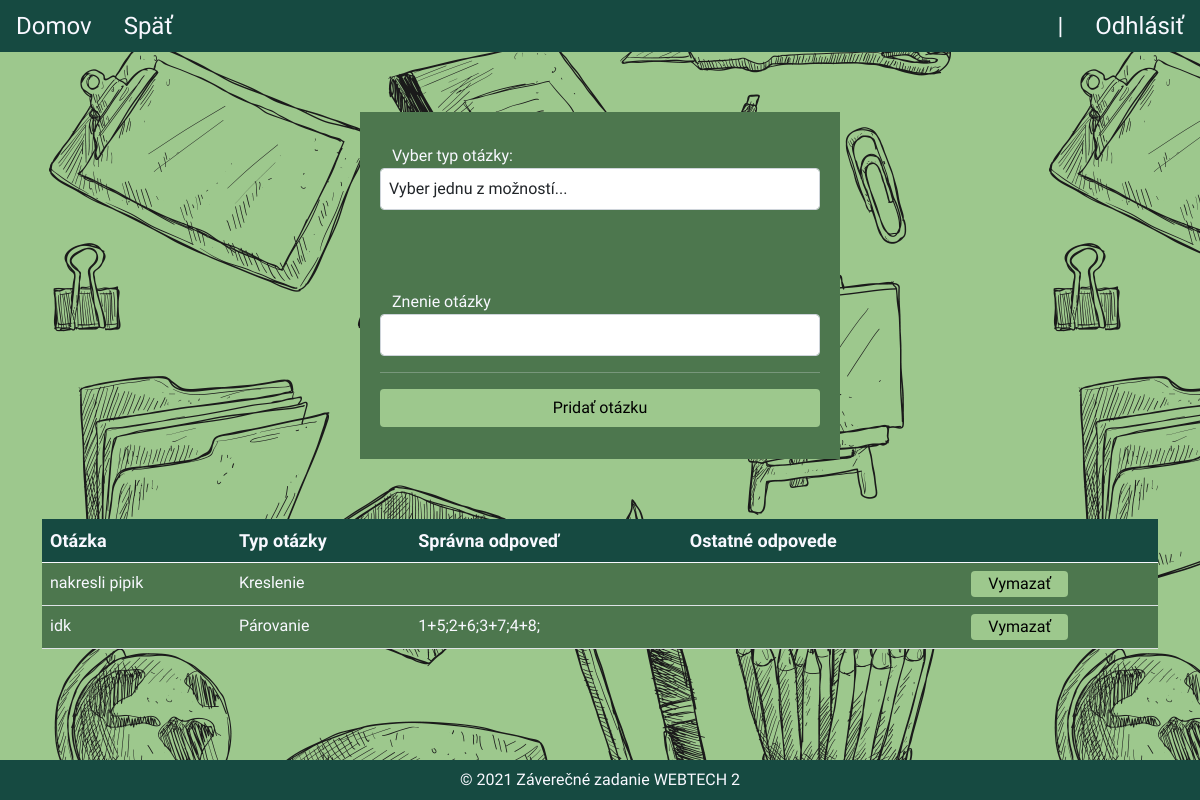
The page /testOverview.php?code=39840 on the database its author committed.
### tables this page shows
CREATE TABLE `questions` (
  `id` int UNSIGNED NOT NULL,
  `question` varchar(512) NOT NULL,
  `type_id` int NOT NULL,
  `correct_answer_id` varchar(512) DEFAULT NULL,
  `all_answers_id` varchar(512) DEFAULT NULL
);

CREATE TABLE `no_question_type` (
  `id` int UNSIGNED NOT NULL,
  `type` varchar(64) NOT NULL
);

CREATE TABLE `answers` (
  `id` int UNSIGNED NOT NULL,
  `answer` varchar(512) NOT NULL,
  `is_correct` tinyint DEFAULT NULL
);

### testOverview.php (the view, shortened to what this page needs)
<?php
$conn = (new Database())->createConnection();
require_once "partials/header.php";
echo getHead('Úprava testu');
echo getHeaderTeacher($_SESSION['name'], $_SESSION['surname'], $_SESSION["loginType"]); ?>
    <div class="container addTest">
        <div class="row">
            <div class="container-login">
                <div class="h-100 row align-items-center greenBack">
                    <label for="questionType"><b>Vyber typ otázky:</b></label>
                    <select class="form-control" name="questionType" id="questionType">
                        <option value="">Vyber jednu z možností...</option>
                    </select>
                </div>
            </div>
            <div class="container-login">
                <div class="h-100 row align-items-center greenBack">
                    <label for="question"><b>Znenie otázky</b></label>
                    <input class="form-control" type="text" id="question" name="question" required>
                    <hr>
                    <input type="button" class="btn btn-login" value="Pridať otázku" id="addQuestion">
                </div>
            </div>
        </div>
    </div>
    <div class="container">
        <div class="row">
            <div class="col-md-12 table-responsive">
                <table class="table" id="questionsOverview">
                    <thead>
                    <tr>
                        <th>Otázka</th>
                        <th>Typ otázky</th>
                        <th>Správna odpoveď</th>
                        <th>Ostatné odpovede</th>
                        <th></th>
                    </tr>
                    </thead>
                    <tbody>
                    <?php
                    $test = $conn->prepare("select * from tests where code = :code");
                    $test->bindParam(':code', $_GET['code']);
                    $test->execute();
                    $test = $test->fetch();
                    if ($test['question_id'] != "") {
                        $question_ids = explode(",", $test['question_id']);
                        $stmGetQuestion = $conn->prepare("SELECT q.*,qt.type FROM questions q
    join no_question_type qt on q.type_id = qt.id
    WHERE q.id = :id");
                        $stmGetAnswer = $conn->prepare("SELECT * FROM answers WHERE id = :id");
                        foreach ($question_ids as $id) {
                            $stmGetQuestion->bindParam(':id', $id);
                            $stmGetQuestion->execute();
                            $question = $stmGetQuestion->fetch();
                            $questionType = $question['type_id'];
                            switch ($questionType) {
                                    ?>
                                    <?php
                                case "3":
                                    $stmGetAnswer->bindParam(':id', $question['correct_answer_id']);
                                    $stmGetAnswer->execute();
                                    $correctAnswer = $stmGetAnswer->fetch();
                                    $arrPairs = explode("&", $correctAnswer['answer']);
                                    $matches = explode("~", $arrPairs[0]);
                                    $answers = explode("~", $arrPairs[1]);
                                    ?>
                                    <tr id="<?php echo $question['id']; ?>">
                                        <td><?php echo $question['question']; ?></td>
                                        <td><?php echo $question['type']; ?></td>
                                        <td><?php for ($i = 0; $i < sizeof($matches); $i++) echo $matches[$i] . '+' . $answers[$i] . ';'; ?></td>
                                        <td><?php ?></td>
                                        <td><input type="button" class="btn btn-login btn-table" value="Vymazať" onclick="deleteQuestion()"></td>
                                    </tr>
                                    <?php
                                    break;
                                case "4":
                                case "5":
                                    ?>
                                    <tr id="<?php echo $question['id']; ?>">
                                        <td><?php echo $question['question']; ?></td>
                                        <td><?php echo $question['type']; ?></td>
                                        <td><?php ?></td>
                                        <td><?php ?></td>
                                        <td><input type="button" class="btn btn-login btn-table" value="Vymazať" onclick="deleteQuestion()"></td>
                                    </tr>
                                    <?php
                                    break;
                            }
                        }
                    }
                    ?>
                    </tbody>
                </table>
            </div>
        </div>
    </div>
<?php echo getFooter(); ?>

### assets/css/style.css (style rules this page uses)
* { margin: 0; padding: 0; border: 0; box-sizing: border-box; }
body { background-color: #9dc88d; background-image: url("back.png"); font-family: 'Quicksand', sans-serif; font-weight: 300; }
.btn { background-color: #4d774e; color: ghostwhite; }
.btn-login { background-color: #9dc88d; color: black; }
.container { margin-top: 5%; }
.container-login { background-color: #4d774e; color: ghostwhite; padding: 2rem; }
.addTest { width: 30rem; }
.form-control { padding: 0.5rem; margin-bottom: 1rem; }
.table { background-color: #4d774e; padding: 1rem; color: ghostwhite; }
thead { font-weight: bold; font-size: large; background-color: #164a41; }
td { font-size: medium; }
.btn-table { padding: 0; padding-right: 1rem; padding-left: 1rem; }
.greenBack { background-color: #4d774e; }

### rows shown on the page
questions: question "nakresli pipik", no_question_type.type "Kreslenie"
questions: question "idk", no_question_type.type "Párovanie", answers.answer "1", answers.answer "5", answers.answer "2", answers.answer "6", answers.answer "3", answers.answer "7", answers.answer "4", answers.answer "8"
